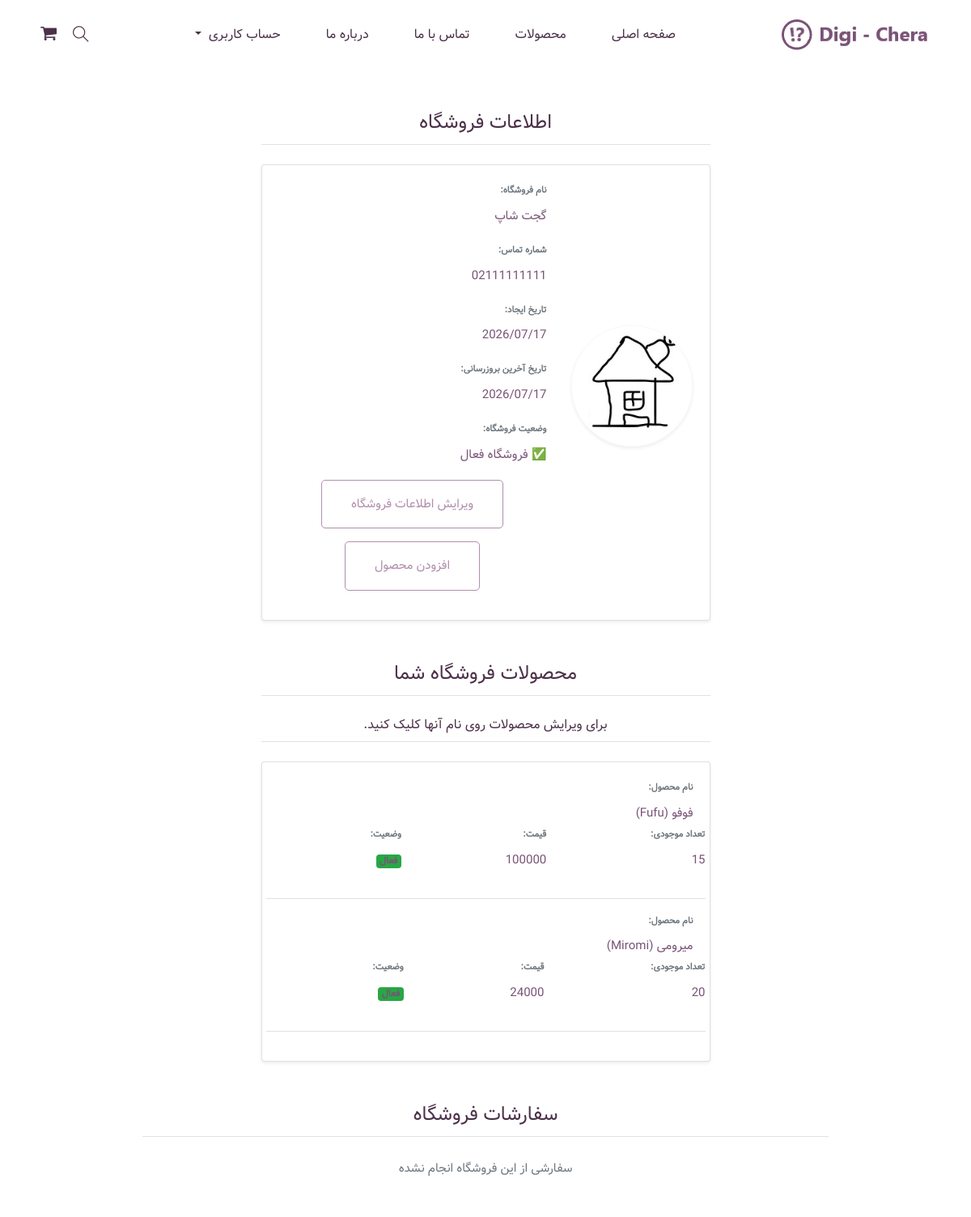
Page /store/detail/ (signed in, upper part) on the earlier database version.
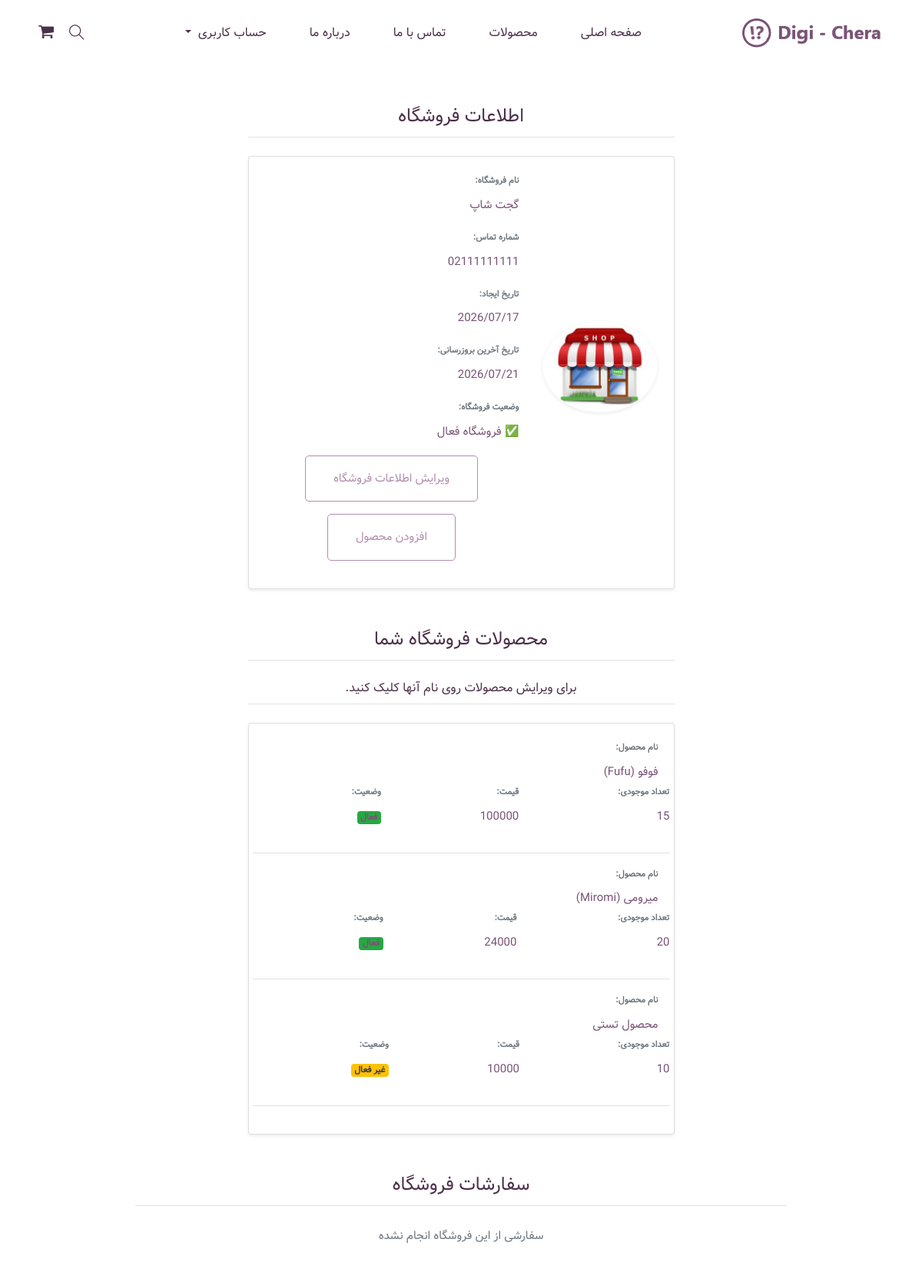
Same page on the later database version.
### user/models.py (models this page shows, shortened)
class CustomUser(AbstractBaseUser, PermissionsMixin, TimeStampedModel):
    class Roles(models.TextChoices):
        CUSTOMER = 'customer', 'خریدار'
        SELLER = 'seller', 'فروشنده'
        STAFF = 'staff', 'ادمین'
    role = models.CharField(
        verbose_name='نقش',
        max_length=10,
        choices=Roles.choices,
        default=Roles.CUSTOMER
    )
    phone = models.CharField(
        verbose_name='شماره تماس',
        max_length=20,
        unique=True,
        validators= [phone_validator],
        help_text='شماره باید منحصر به فرد باشد'
    )
    first_name = models.CharField(
        verbose_name='نام',
        max_length=30
    )
    last_name = models.CharField(
        verbose_name='نام خانوادگی',
        max_length=30
    )
    email = models.EmailField(
        verbose_name='ایمیل',
        blank=True,
        null=True
    )
    is_active = models.BooleanField(
        default=True,
        help_text='مشخص میکند آیا کاربر فعال است یا نه'
    )
    is_staff = models.BooleanField(
        default=False,
        help_text='مربوط به دسترسی به پنل ادمین'
    )
    class Meta:
        verbose_name = 'کاربر'
        verbose_name_plural = 'کاربرها'
        ordering = ['-created_at']
    USERNAME_FIELD = 'phone'
    REQUIRED_FIELDS = ['first_name', 'last_name']
    objects = CustomUserManager()

### store/models.py (models this page shows, shortened)
class Store(SluggedModel):
    owner = models.OneToOneField(
        settings.AUTH_USER_MODEL,
        on_delete=models.CASCADE,
        related_name='store',
        verbose_name='مالک فروشگاه'
    )
    store_name = models.CharField(
        verbose_name='اسم فروشگاه',
        max_length=255,
    )
    store_logo = models.ImageField(
        verbose_name='لوگوی فروشگاه',
        upload_to='store_logo/%Y/%m/%d/',
        validators=[validate_file_size],
        blank=True,
        null=True
    )
    store_phone = models.CharField(
        verbose_name='شماره تماس فروشگاه',
        max_length=20,
        unique=True
    )
    is_active = models.BooleanField(
        verbose_name='فعال بودن فروشگاه',
        default=False
    )
    class Meta:
        verbose_name = 'فروشگاه'
        verbose_name_plural = 'فروشگاه ها'
        ordering = ['-created_at']

### product/models.py (models this page shows, shortened)
class Product(SluggedModel):
    store = models.ForeignKey(
        "store.Store",
        on_delete=models.CASCADE,
        related_name='products',
        verbose_name='فروشگاه'
    )
    category = models.ForeignKey(
        "Category",
        related_name='products',
        on_delete=models.PROTECT
    )
    name = models.CharField(
        verbose_name='نام محصول',
        max_length=255
    )
    description = models.TextField(
        verbose_name='توضیحات'
    )
    price = models.PositiveIntegerField(
        verbose_name='قیمت'
    )
    stock = models.PositiveIntegerField(
        verbose_name='موجودی انبار'
    )
    is_active = models.BooleanField(
        verbose_name='وضعیت',
        default=True
    )
    class Meta:
        verbose_name = 'محصول'
        verbose_name_plural = 'محصولات'
        ordering = ['store']

### store/views.py (the view)
# urls.py: path('detail/', views.store_detail, name='detail'),
@login_required
@store_required()
def store_detail(request):
    return render(request, 'store/store_detail.html')

### store/templates/store/store_detail.html (shortened to what this page needs)
{% extends 'base.html' %}
{% load static %}
{% block content %}
    {% if user.store %}
    <div class="container my-5">
        <div class="row justify-content-center">
            <div class="col-12 col-md-8 col-lg-6">
                <h3 class="mb-4 text-center border-bottom pb-2">اطلاعات فروشگاه</h3>
                <div class="card shadow-sm">
                    <div class="card-body">
                        <div class="row align-items-center">
                            <div class="col-12 col-md-4 text-center mb-3 mb-md-0">
                                <div class="mb-3">
                                    {% if user.store.store_logo %}
                                        <img src="{{ user.store.store_logo.url }}" alt="لوگو فروشگاه" class="img-fluid rounded-circle border border-light shadow-sm" width="150" height="150" style="object-fit: cover;">
                                    {% else %}
                                        <img src="{% static 'img/elements/s.jpg' %}" alt="پروفایل پیش‌فرض" class="img-fluid rounded-circle border border-light shadow-sm" width="150" height="150" style="object-fit: cover;">
                                    {% endif %}
                                </div>
                            </div>
                            <div class="col-12 col-md-8">
                                <div class="row mb-3">
                                    <div class="col-12">
                                        <label class="font-weight-bold text-muted small">نام فروشگاه:</label>
                                        <p class="mb-0">{{ user.store.store_name|default:"-" }}</p>
                                    </div>
                                </div>
                                <div class="row mb-3">
                                    <div class="col-12">
                                        <label class="font-weight-bold text-muted small">شماره تماس:</label>
                                        <p class="mb-0">{{ user.store.store_phone|default:"-" }}</p>
                                    </div>
                                </div>
                                <div class="row mb-3">
                                    <div class="col-12">
                                        <label class="font-weight-bold text-muted small">تاریخ ایجاد:</label>
                                        <p class="mb-0">{{ user.store.created_at|date:"Y/m/d" }}</p>
                                    </div>
                                </div>
                                <div class="row mb-3">
                                    <div class="col-12">
                                        <label class="font-weight-bold text-muted small">تاریخ آخرین بروزرسانی:</label>
                                        <p class="mb-0">{{ user.store.updated_at|date:"Y/m/d" }}</p>
                                    </div>
                                </div>
                                <div class="row mb-3">
                                    <div class="col-12">
                                        <label class="font-weight-bold text-muted small">وضعیت فروشگاه:</label>
                                        {% if user.store.is_active == True %}
                                            <p class="mb-0"> ✅ فروشگاه فعال</p>
                                        {% else %}
                                            <p class="mb-0">⛔ فروشگاه غیر فعال</p>
                                        {% endif %}
                                    </div>
                                </div>
                                <div class="col-md-12 form-group text-center">
                                    <a href="{% url 'store:update' %}" class="btn_3">
                                        ویرایش اطلاعات فروشگاه
                                    </a>
                                </div>
                                <div class="col-md-12 form-group text-center">
                                    <a href="{% url 'product:product_create' %}" class="btn_3">
                                        افزودن محصول
                                    </a>
                                </div>
                            </div>
                        </div>
                    </div>
                </div>
            </div>
        </div>
    </div>
    {% endif %}
    {% if user.is_authenticated %}
    <div class="container my-5">
        <div class="row justify-content-center">
            <div class="col-12 col-md-8 col-lg-6">
                <h3 class="mb-4 text-center border-bottom pb-2">محصولات فروشگاه شما</h3>
                <h5 class="mb-4 text-center border-bottom pb-2">برای ویرایش محصولات روی نام آنها کلیک کنید.</h5>
                <div class="card shadow-sm">
                    <div class="card-body">
                        {% if user.store.products.exists %}
                            {% for product in user.store.products.all %}
                            <div class="row mb-3 border-bottom pb-3">
                                <div class="col-12">
                                    <label class="font-weight-bold text-muted small">نام محصول:</label>
                                    <a href="{% url 'product:product_update' pk=product.id %}"><p class="mb-0">{{ product.name }}</p></a>
                                </div>
                                <div class="row mb-3">
                                    <div class="col-12">
                                        <label class="font-weight-bold text-muted small">تعداد موجودی:</label>
                                        <p class="mb-0">{{ product.stock }} </p>
                                    </div>
                                </div>
                                <div class="row mb-3">
                                    <div class="col-12">
                                        <label class="font-weight-bold text-muted small">قیمت:</label>
                                        <p class="mb-0">{{ product.price }}</p>
                                    </div>
                                </div>
                                <div class="row mb-3">
                                    <div class="col-12">
                                        <label class="font-weight-bold text-muted small">وضعیت:</label>
                                        <p class="mb-0">
                                            {% if product.is_active %}
                                                <span class="badge bg-success">فعال</span>
                                            {% else %}
                                                <span class="badge bg-warning text-dark">غیر فعال</span>
                                            {% endif %}
                                        </p>
                                    </div>
                                </div>
                            </div>
                            {% empty %}
                            <p class="text-center text-muted">شما هنوز محصولی ثبت نکرده اید.</p>
                            {% endfor %}
                        {% else %}
                            <p class="text-center text-muted">شما هنوز محصولی ثبت نکرده اید.</p>
                        {% endif %}
                    </div>
                </div>
            </div>
        </div>
    </div>
    {% endif %}
    <div class="container my-5">
        <div class="row justify-content-center">
            <div class="col-12 col-lg-9">
                <h3 class="mb-4 text-center border-bottom pb-2">سفارشات فروشگاه</h3>
                {% if user.store.orders.exists %}
                    {% for order in user.store.orders.all %}
                    <div class="card shadow-sm mb-4">
                        <div class="card-header d-flex justify-content-between align-items-center">
                            <span class="font-weight-bold">سفارش #{{ order.id }}</span>
                            <span>
                                {% if order.status == 'paid' %}
                                    <span class="badge bg-success">پرداخت شده</span>
                                {% elif order.status == 'shipped' %}
                                    <span class="badge bg-info">ارسال شده</span>
                                {% elif order.status == 'delivered' %}
                                    <span class="badge bg-primary">تحویل داده شده</span>
                                {% else %}
                                    <span class="badge bg-warning text-dark">در انتظار پرداخت</span>
                                {% endif %}
                            </span>
                        </div>
                        <div class="card-body">
                            <div class="row mb-3">
                                <div class="col-12 col-md-6">
                                    <label class="font-weight-bold text-muted small">نام فروشگاه:</label>
                                    <p class="mb-0">{{ order.store.store_name }}</p>
                                </div>
                                <div class="col-12 col-md-6">
                                    <label class="font-weight-bold text-muted small">تاریخ ثبت سفارش:</label>
                                    <p class="mb-0">{{ order.created_at|date:"Y/m/d H:i" }}</p>
                                </div>
                            </div>
                            <div class="row mb-3">
                                <div class="col-12">
                                    <label class="font-weight-bold text-muted small">آدرس ارسال:</label>
                                    <p class="mb-0">{{ order.shipping_address }}</p>
                                </div>
                            </div>
                            <div class="row mb-3">
                                <div class="col-12">
                                    <label class="font-weight-bold text-muted small">تغییر وضیعیت سفارش:</label>
                                    {% if order.status == 'paid' %}
                                        <form action="{% url 'order:update_status' order.id %}" method="post" class="d-inline">
                                            {% csrf_token %}
                                            <input type="hidden" name="status" value="shipped">
                                            <button type="submit" class="btn_3">علامت‌گذاری به‌عنوان ارسال‌شده</button>
                                        </form>
                                    {% elif order.status == 'shipped' %}
                                        <form action="{% url 'order:update_status' order.id %}" method="post" class="d-inline">
                                            {% csrf_token %}
                                            <input type="hidden" name="status" value="delivered">
                                            <button type="submit" class="btn_3">علامت‌گذاری به‌عنوان تحویل‌شده</button>
                                        </form>
                                    {% endif %}
                                </div>
                            </div>
                            <hr>
                            <div class="table-responsive">
                                <table class="table">
                                    <thead>
                                        <tr>
                                            <th>محصول</th>
                                            <th>قیمت واحد</th>
                                            <th>تعداد</th>
                                            <th>جمع</th>
                                        </tr>
                                    </thead>
                                    <tbody>
                                        {% for item in order.items.all %}
                                        <tr>
                                            <td>{{ item.product_name }}</td>
                                            <td>{{ item.price|floatformat:0 }} تومان</td>
                                            <td>{{ item.quantity }}</td>
                                            <td>{{ item.total_price|floatformat:0 }} تومان</td>
                                        </tr>
                                        {% endfor %}
                                    </tbody>
                                </table>
                            </div>
                            <div class="text-left">
                                <h5>مبلغ کل: {{ order.total_price|floatformat:0 }} تومان</h5>
                            </div>
                        </div>
                    </div>
                    {% endfor %}
                {% else %}
                    <p class="text-center text-muted">سفارشی از این فروشگاه انجام نشده</p>
                {% endif %}
            </div>
        </div>
    </div>
{% endblock content %}

Differences in the rows shown:
changed CustomUser "گجت شاپ": store.store_logo: picture added; store.updated_at "2026/07/17" → "2026/07/21"
added Product: name "محصول تستی", stock "10", price "10000", is_active "غیر فعال"
